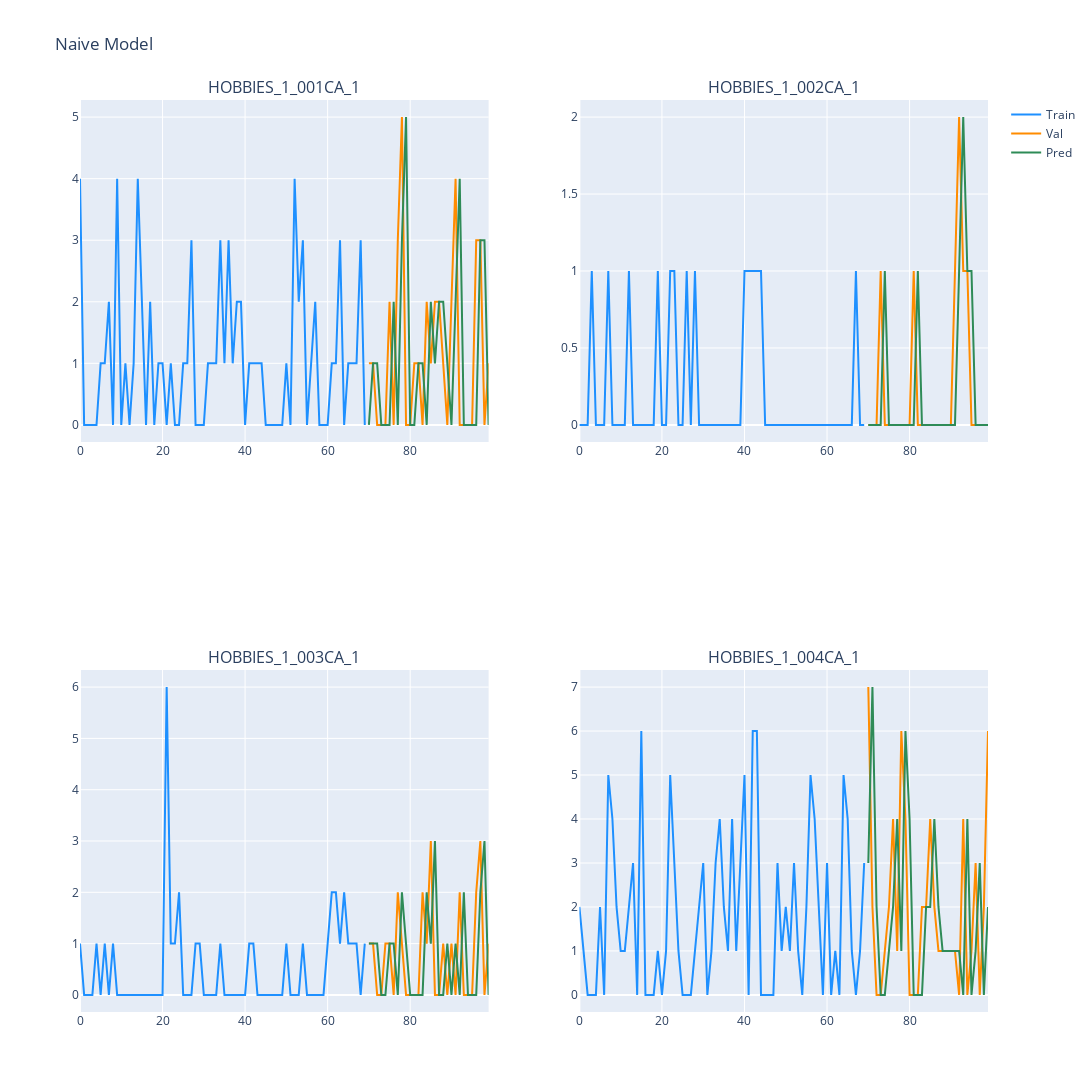

The notebook cell saved with this chart:
### Code cell
plotPredictions(naivePredictions, "Naive Model")

### Figure 1 — Plotly figure (JSON) as saved in the notebook; plotly's stock layout.template omitted (floating-point values rounded to 4 significant figures)
{"data": [{"marker": {"color": "dodgerblue"}, "mode": "lines", "name": "Train", "type": "scatter", "x": [0, 1, 2, 3, 4, 5, 6, 7, 8, 9, 10, 11, 12, 13, 14, 15, 16, 17, 18, 19, 20, 21, 22, 23, 24, 25, 26, 27, 28, 29, 30, 31, 32, 33, 34, 35, 36, 37, 38, 39, 40, 41, 42, 43, 44, 45, 46, 47, 48, 49, 50, 51, 52, 53, 54, 55, 56, 57, 58, 59, 60, 61, 62, 63, 64, 65, 66, 67, 68, 69], "xaxis": "x", "y": [4, 0, 0, 0, 0, 1, 1, 2, 0, 4, 0, 1, 0, 1, 4, 2, 0, 2, 0, 1, 1, 0, 1, 0, 0, 1, 1, 3, 0, 0, 0, 1, 1, 1, 3, 1, 3, 1, 2, 2, 0, 1, 1, 1, 1, 0, 0, 0, 0, 0, 1, 0, 4, 2, 3, 0, 1, 2, 0, 0, 0, 1, 1, 3, 0, 1, 1, 1, 3, 0], "yaxis": "y"}, {"marker": {"color": "darkorange"}, "mode": "lines", "name": "Val", "type": "scatter", "x": [70, 71, 72, 73, 74, 75, 76, 77, 78, 79, 80, 81, 82, 83, 84, 85, 86, 87, 88, 89, 90, 91, 92, 93, 94, 95, 96, 97, 98, 99], "xaxis": "x", "y": [1, 1, 0, 0, 0, 2, 0, 3, 5, 0, 0, 1, 1, 0, 2, 1, 2, 2, 1, 0, 2, 4, 0, 0, 0, 0, 3, 3, 0, 1], "yaxis": "y"}, {"marker": {"color": "seagreen"}, "mode": "lines", "name": "Pred", "type": "scatter", "x": [70, 71, 72, 73, 74, 75, 76, 77, 78, 79, 80, 81, 82, 83, 84, 85, 86, 87, 88, 89, 90, 91, 92, 93, 94, 95, 96, 97, 98, 99], "xaxis": "x", "y": [0, 1, 1, 0, 0, 0, 2, 0, 3, 5, 0, 0, 1, 1, 0, 2, 1, 2, 2, 1, 0, 2, 4, 0, 0, 0, 0, 3, 3, 0], "yaxis": "y"}, {"marker": {"color": "dodgerblue"}, "mode": "lines", "showlegend": false, "type": "scatter", "x": [0, 1, 2, 3, 4, 5, 6, 7, 8, 9, 10, 11, 12, 13, 14, 15, 16, 17, 18, 19, 20, 21, 22, 23, 24, 25, 26, 27, 28, 29, 30, 31, 32, 33, 34, 35, 36, 37, 38, 39, 40, 41, 42, 43, 44, 45, 46, 47, 48, 49, 50, 51, 52, 53, 54, 55, 56, 57, 58, 59, 60, 61, 62, 63, 64, 65, 66, 67, 68, 69], "xaxis": "x2", "y": [0, 0, 0, 1, 0, 0, 0, 1, 0, 0, 0, 0, 1, 0, 0, 0, 0, 0, 0, 1, 0, 0, 1, 1, 0, 0, 1, 0, 1, 0, 0, 0, 0, 0, 0, 0, 0, 0, 0, 0, 1, 1, 1, 1, 1, 0, 0, 0, 0, 0, 0, 0, 0, 0, 0, 0, 0, 0, 0, 0, 0, 0, 0, 0, 0, 0, 0, 1, 0, 0], "yaxis": "y2"}, {"marker": {"color": "darkorange"}, "mode": "lines", "showlegend": false, "type": "scatter", "x": [70, 71, 72, 73, 74, 75, 76, 77, 78, 79, 80, 81, 82, 83, 84, 85, 86, 87, 88, 89, 90, 91, 92, 93, 94, 95, 96, 97, 98, 99], "xaxis": "x2", "y": [0, 0, 0, 1, 0, 0, 0, 0, 0, 0, 0, 1, 0, 0, 0, 0, 0, 0, 0, 0, 0, 1, 2, 1, 1, 0, 0, 0, 0, 0], "yaxis": "y2"}, {"marker": {"color": "seagreen"}, "mode": "lines", "name": "Val", "showlegend": false, "type": "scatter", "x": [70, 71, 72, 73, 74, 75, 76, 77, 78, 79, 80, 81, 82, 83, 84, 85, 86, 87, 88, 89, 90, 91, 92, 93, 94, 95, 96, 97, 98, 99], "xaxis": "x2", "y": [0, 0, 0, 0, 1, 0, 0, 0, 0, 0, 0, 0, 1, 0, 0, 0, 0, 0, 0, 0, 0, 0, 1, 2, 1, 1, 0, 0, 0, 0], "yaxis": "y2"}, {"marker": {"color": "dodgerblue"}, "mode": "lines", "showlegend": false, "type": "scatter", "x": [0, 1, 2, 3, 4, 5, 6, 7, 8, 9, 10, 11, 12, 13, 14, 15, 16, 17, 18, 19, 20, 21, 22, 23, 24, 25, 26, 27, 28, 29, 30, 31, 32, 33, 34, 35, 36, 37, 38, 39, 40, 41, 42, 43, 44, 45, 46, 47, 48, 49, 50, 51, 52, 53, 54, 55, 56, 57, 58, 59, 60, 61, 62, 63, 64, 65, 66, 67, 68, 69], "xaxis": "x3", "y": [1, 0, 0, 0, 1, 0, 1, 0, 1, 0, 0, 0, 0, 0, 0, 0, 0, 0, 0, 0, 0, 6, 1, 1, 2, 0, 0, 0, 1, 1, 0, 0, 0, 0, 1, 0, 0, 0, 0, 0, 0, 1, 1, 0, 0, 0, 0, 0, 0, 0, 1, 0, 0, 0, 1, 0, 0, 0, 0, 0, 1, 2, 2, 1, 2, 1, 1, 1, 0, 1], "yaxis": "y3"}, {"marker": {"color": "darkorange"}, "mode": "lines", "showlegend": false, "type": "scatter", "x": [70, 71, 72, 73, 74, 75, 76, 77, 78, 79, 80, 81, 82, 83, 84, 85, 86, 87, 88, 89, 90, 91, 92, 93, 94, 95, 96, 97, 98, 99], "xaxis": "x3", "y": [1, 1, 0, 0, 1, 1, 0, 2, 1, 0, 0, 0, 0, 2, 1, 3, 0, 0, 1, 0, 1, 0, 2, 0, 0, 0, 2, 3, 0, 1], "yaxis": "y3"}, {"marker": {"color": "seagreen"}, "mode": "lines", "name": "Pred", "showlegend": false, "type": "scatter", "x": [70, 71, 72, 73, 74, 75, 76, 77, 78, 79, 80, 81, 82, 83, 84, 85, 86, 87, 88, 89, 90, 91, 92, 93, 94, 95, 96, 97, 98, 99], "xaxis": "x3", "y": [1, 1, 1, 0, 0, 1, 1, 0, 2, 1, 0, 0, 0, 0, 2, 1, 3, 0, 0, 1, 0, 1, 0, 2, 0, 0, 0, 2, 3, 0], "yaxis": "y3"}, {"marker": {"color": "dodgerblue"}, "mode": "lines", "showlegend": false, "type": "scatter", "x": [0, 1, 2, 3, 4, 5, 6, 7, 8, 9, 10, 11, 12, 13, 14, 15, 16, 17, 18, 19, 20, 21, 22, 23, 24, 25, 26, 27, 28, 29, 30, 31, 32, 33, 34, 35, 36, 37, 38, 39, 40, 41, 42, 43, 44, 45, 46, 47, 48, 49, 50, 51, 52, 53, 54, 55, 56, 57, 58, 59, 60, 61, 62, 63, 64, 65, 66, 67, 68, 69], "xaxis": "x4", "y": [2, 1, 0, 0, 0, 2, 0, 5, 4, 2, 1, 1, 2, 3, 0, 6, 0, 0, 0, 1, 0, 1, 5, 3, 1, 0, 0, 0, 1, 2, 3, 0, 1, 3, 4, 2, 1, 4, 1, 3, 5, 0, 6, 6, 0, 0, 0, 0, 3, 1, 2, 1, 3, 1, 0, 2, 5, 4, 2, 0, 3, 0, 1, 0, 5, 4, 1, 0, 1, 3], "yaxis": "y4"}, {"marker": {"color": "darkorange"}, "mode": "lines", "showlegend": false, "type": "scatter", "x": [70, 71, 72, 73, 74, 75, 76, 77, 78, 79, 80, 81, 82, 83, 84, 85, 86, 87, 88, 89, 90, 91, 92, 93, 94, 95, 96, 97, 98, 99], "xaxis": "x4", "y": [7, 2, 0, 0, 1, 2, 4, 1, 6, 4, 0, 0, 0, 2, 2, 4, 2, 1, 1, 1, 1, 1, 0, 4, 0, 1, 3, 0, 2, 6], "yaxis": "y4"}, {"marker": {"color": "seagreen"}, "mode": "lines", "name": "Val", "showlegend": false, "type": "scatter", "x": [70, 71, 72, 73, 74, 75, 76, 77, 78, 79, 80, 81, 82, 83, 84, 85, 86, 87, 88, 89, 90, 91, 92, 93, 94, 95, 96, 97, 98, 99], "xaxis": "x4", "y": [3, 7, 2, 0, 0, 1, 2, 4, 1, 6, 4, 0, 0, 0, 2, 2, 4, 2, 1, 1, 1, 1, 1, 0, 4, 0, 1, 3, 0, 2], "yaxis": "y4"}], "layout": {"annotations": [{"font": {"size": 16}, "showarrow": false, "text": "HOBBIES_1_001CA_1", "x": 0.225, "xanchor": "center", "xref": "paper", "y": 1, "yanchor": "bottom", "yref": "paper"}, {"font": {"size": 16}, "showarrow": false, "text": "HOBBIES_1_002CA_1", "x": 0.775, "xanchor": "center", "xref": "paper", "y": 1, "yanchor": "bottom", "yref": "paper"}, {"font": {"size": 16}, "showarrow": false, "text": "HOBBIES_1_003CA_1", "x": 0.225, "xanchor": "center", "xref": "paper", "y": 0.375, "yanchor": "bottom", "yref": "paper"}, {"font": {"size": 16}, "showarrow": false, "text": "HOBBIES_1_004CA_1", "x": 0.775, "xanchor": "center", "xref": "paper", "y": 0.375, "yanchor": "bottom", "yref": "paper"}], "height": 1200, "title": {"text": "Naive Model"}, "width": 1600, "xaxis": {"anchor": "y", "domain": [0, 0.45]}, "xaxis2": {"anchor": "y2", "domain": [0.55, 1]}, "xaxis3": {"anchor": "y3", "domain": [0, 0.45]}, "xaxis4": {"anchor": "y4", "domain": [0.55, 1]}, "yaxis": {"anchor": "x", "domain": [0.625, 1]}, "yaxis2": {"anchor": "x2", "domain": [0.625, 1]}, "yaxis3": {"anchor": "x3", "domain": [0, 0.375]}, "yaxis4": {"anchor": "x4", "domain": [0, 0.375]}}}
